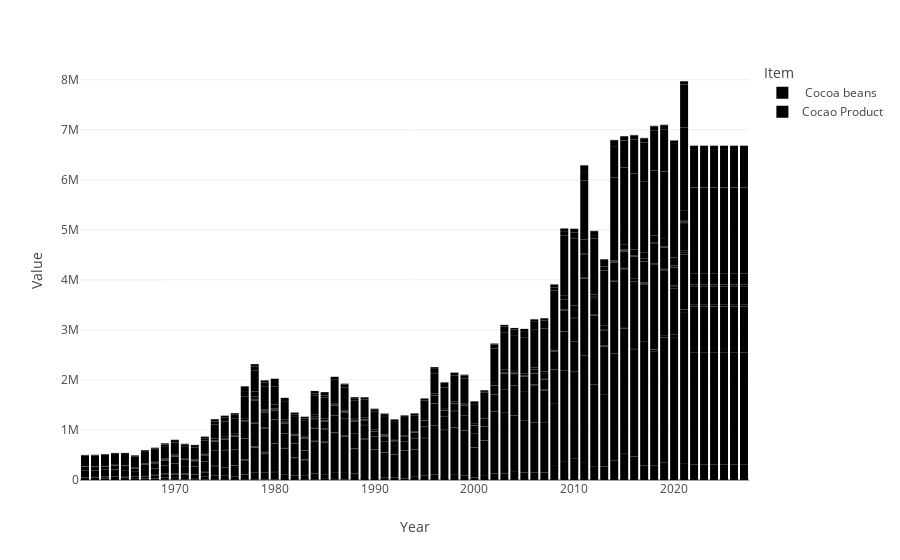

Notebook code cell kept with this figure:
### Code cell
tmp = df.drop(columns="Filter").groupby(by = ["Domain", "Area", "Element", "Item", "Year", "Unit"]).sum().reset_index()
#px.line(vis_data, x = "Year", y ="Value", color = "Area", title = val, height=700)
px.bar(tmp, x = "Year", y = "Value", color = "Item")

### Figure 1 — Plotly figure (JSON) as saved in the notebook; plotly's stock layout.template omitted (floating-point values rounded to 4 significant figures; data arrays with more than 128 entries replaced by an {"elided": "..."} marker saying what was removed)
{"data": [{"alignmentgroup": "True", "hovertemplate": "Item= Cocoa beans <br>Year=%{x}<br>Value=%{y}<extra></extra>", "legendgroup": " Cocoa beans ", "marker": {"color": "#000001", "pattern": {"shape": ""}}, "name": " Cocoa beans ", "offsetgroup": " Cocoa beans ", "orientation": "v", "showlegend": true, "textposition": "auto", "type": "bar", "x": {"elided": "1407 int values"}, "xaxis": "x", "y": {"elided": "1407 float values"}, "yaxis": "y"}, {"alignmentgroup": "True", "hovertemplate": "Item=Cocao Product<br>Year=%{x}<br>Value=%{y}<extra></extra>", "legendgroup": "Cocao Product", "marker": {"color": "#000002", "pattern": {"shape": ""}}, "name": "Cocao Product", "offsetgroup": "Cocao Product", "orientation": "v", "showlegend": true, "textposition": "auto", "type": "bar", "x": {"elided": "1608 int values"}, "xaxis": "x", "y": {"elided": "1608 float values"}, "yaxis": "y"}], "layout": {"barmode": "relative", "legend": {"title": {"text": "Item"}, "tracegroupgap": 0}, "margin": {"t": 60}, "xaxis": {"anchor": "y", "domain": [0, 1], "title": {"text": "Year"}}, "yaxis": {"anchor": "x", "domain": [0, 1], "title": {"text": "Value"}}}}
